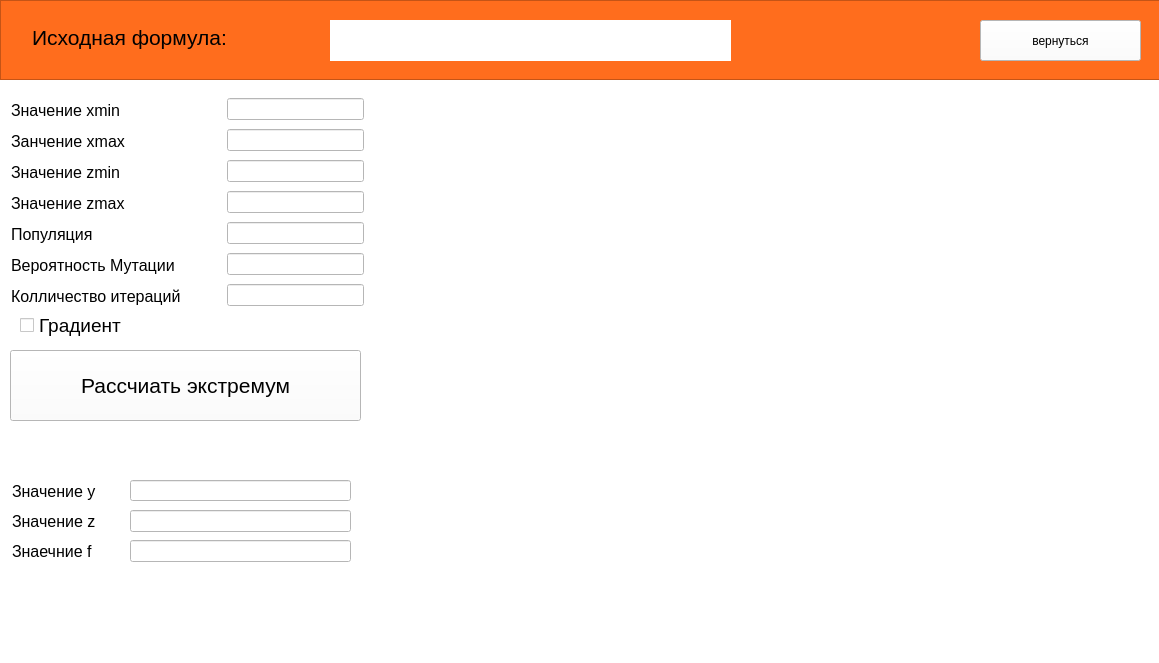
<?xml version="1.0" encoding="UTF-8"?>
<ui version="4.0">
 <class>form</class>
 <widget class="QMainWindow" name="form">
  <property name="enabled">
   <bool>true</bool>
  </property>
  <property name="geometry">
   <rect>
    <x>0</x>
    <y>0</y>
    <width>1159</width>
    <height>663</height>
   </rect>
  </property>
  <property name="sizePolicy">
   <sizepolicy hsizetype="Preferred" vsizetype="Preferred">
    <horstretch>100</horstretch>
    <verstretch>100</verstretch>
   </sizepolicy>
  </property>
  <property name="acceptDrops">
   <bool>true</bool>
  </property>
  <property name="windowTitle">
   <string>Набросок</string>
  </property>
  <property name="styleSheet">
   <string notr="true">background-color: rgb(255, 255, 255);</string>
  </property>
  <widget class="QWidget" name="centralwidget">
   <property name="sizePolicy">
    <sizepolicy hsizetype="Expanding" vsizetype="Expanding">
     <horstretch>100</horstretch>
     <verstretch>100</verstretch>
    </sizepolicy>
   </property>
   <widget class="QWidget" name="w2" native="true">
    <property name="geometry">
     <rect>
      <x>0</x>
      <y>90</y>
      <width>1161</width>
      <height>541</height>
     </rect>
    </property>
   </widget>
   <widget class="QLineEdit" name="lineEdit">
    <property name="geometry">
     <rect>
      <x>130</x>
      <y>480</y>
      <width>221</width>
      <height>21</height>
     </rect>
    </property>
    <property name="font">
     <font>
      <pointsize>12</pointsize>
     </font>
    </property>
    <property name="readOnly">
     <bool>true</bool>
    </property>
   </widget>
   <widget class="QLineEdit" name="lineEdit_2">
    <property name="geometry">
     <rect>
      <x>10</x>
      <y>480</y>
      <width>113</width>
      <height>22</height>
     </rect>
    </property>
    <property name="font">
     <font>
      <pointsize>12</pointsize>
      <weight>50</weight>
      <bold>false</bold>
     </font>
    </property>
    <property name="text">
     <string>Значение у</string>
    </property>
    <property name="frame">
     <bool>false</bool>
    </property>
    <property name="readOnly">
     <bool>true</bool>
    </property>
   </widget>
   <widget class="QLineEdit" name="lineEdit_4">
    <property name="geometry">
     <rect>
      <x>10</x>
      <y>510</y>
      <width>113</width>
      <height>22</height>
     </rect>
    </property>
    <property name="font">
     <font>
      <pointsize>12</pointsize>
     </font>
    </property>
    <property name="text">
     <string>Значение z</string>
    </property>
    <property name="frame">
     <bool>false</bool>
    </property>
    <property name="readOnly">
     <bool>true</bool>
    </property>
   </widget>
   <widget class="QLineEdit" name="lineEdit_5">
    <property name="geometry">
     <rect>
      <x>130</x>
      <y>510</y>
      <width>221</width>
      <height>22</height>
     </rect>
    </property>
    <property name="font">
     <font>
      <pointsize>12</pointsize>
     </font>
    </property>
    <property name="readOnly">
     <bool>true</bool>
    </property>
   </widget>
   <widget class="QLineEdit" name="lineEdit_6">
    <property name="geometry">
     <rect>
      <x>10</x>
      <y>540</y>
      <width>113</width>
      <height>22</height>
     </rect>
    </property>
    <property name="font">
     <font>
      <pointsize>12</pointsize>
     </font>
    </property>
    <property name="text">
     <string>Знаечние f</string>
    </property>
    <property name="frame">
     <bool>false</bool>
    </property>
    <property name="readOnly">
     <bool>true</bool>
    </property>
   </widget>
   <widget class="QLineEdit" name="lineEdit_7">
    <property name="geometry">
     <rect>
      <x>130</x>
      <y>540</y>
      <width>221</width>
      <height>22</height>
     </rect>
    </property>
    <property name="font">
     <font>
      <pointsize>12</pointsize>
     </font>
    </property>
    <property name="readOnly">
     <bool>true</bool>
    </property>
   </widget>
   <widget class="QLabel" name="label_7">
    <property name="geometry">
     <rect>
      <x>11</x>
      <y>284</y>
      <width>209</width>
      <height>24</height>
     </rect>
    </property>
    <property name="font">
     <font>
      <pointsize>12</pointsize>
     </font>
    </property>
    <property name="text">
     <string>Колличество итераций</string>
    </property>
   </widget>
   <widget class="QLineEdit" name="l7">
    <property name="geometry">
     <rect>
      <x>227</x>
      <y>284</y>
      <width>137</width>
      <height>22</height>
     </rect>
    </property>
   </widget>
   <widget class="QLabel" name="label">
    <property name="geometry">
     <rect>
      <x>11</x>
      <y>98</y>
      <width>137</width>
      <height>24</height>
     </rect>
    </property>
    <property name="font">
     <font>
      <pointsize>12</pointsize>
     </font>
    </property>
    <property name="text">
     <string>Значение хmin</string>
    </property>
   </widget>
   <widget class="QLineEdit" name="l1">
    <property name="geometry">
     <rect>
      <x>227</x>
      <y>98</y>
      <width>137</width>
      <height>22</height>
     </rect>
    </property>
   </widget>
   <widget class="QLabel" name="label_3">
    <property name="geometry">
     <rect>
      <x>11</x>
      <y>222</y>
      <width>101</width>
      <height>24</height>
     </rect>
    </property>
    <property name="font">
     <font>
      <pointsize>12</pointsize>
     </font>
    </property>
    <property name="text">
     <string>Популяция</string>
    </property>
   </widget>
   <widget class="QLabel" name="label_4">
    <property name="geometry">
     <rect>
      <x>11</x>
      <y>253</y>
      <width>199</width>
      <height>24</height>
     </rect>
    </property>
    <property name="font">
     <font>
      <pointsize>12</pointsize>
     </font>
    </property>
    <property name="text">
     <string>Вероятность Мутации</string>
    </property>
   </widget>
   <widget class="QLabel" name="label_5">
    <property name="geometry">
     <rect>
      <x>11</x>
      <y>129</y>
      <width>142</width>
      <height>24</height>
     </rect>
    </property>
    <property name="font">
     <font>
      <pointsize>12</pointsize>
     </font>
    </property>
    <property name="text">
     <string>Занчение xmax</string>
    </property>
   </widget>
   <widget class="QLabel" name="label_2">
    <property name="geometry">
     <rect>
      <x>11</x>
      <y>160</y>
      <width>136</width>
      <height>24</height>
     </rect>
    </property>
    <property name="font">
     <font>
      <pointsize>12</pointsize>
     </font>
    </property>
    <property name="text">
     <string>Значение zmin</string>
    </property>
   </widget>
   <widget class="QLineEdit" name="l2">
    <property name="geometry">
     <rect>
      <x>227</x>
      <y>129</y>
      <width>137</width>
      <height>22</height>
     </rect>
    </property>
   </widget>
   <widget class="QLabel" name="label_6">
    <property name="geometry">
     <rect>
      <x>11</x>
      <y>191</y>
      <width>141</width>
      <height>24</height>
     </rect>
    </property>
    <property name="font">
     <font>
      <pointsize>12</pointsize>
     </font>
    </property>
    <property name="text">
     <string>Значение zmax</string>
    </property>
   </widget>
   <widget class="QLineEdit" name="l3">
    <property name="geometry">
     <rect>
      <x>227</x>
      <y>160</y>
      <width>137</width>
      <height>22</height>
     </rect>
    </property>
   </widget>
   <widget class="QLineEdit" name="l4">
    <property name="geometry">
     <rect>
      <x>227</x>
      <y>191</y>
      <width>137</width>
      <height>22</height>
     </rect>
    </property>
   </widget>
   <widget class="QLineEdit" name="l5">
    <property name="geometry">
     <rect>
      <x>227</x>
      <y>222</y>
      <width>137</width>
      <height>22</height>
     </rect>
    </property>
   </widget>
   <widget class="QLineEdit" name="l6">
    <property name="geometry">
     <rect>
      <x>227</x>
      <y>253</y>
      <width>137</width>
      <height>22</height>
     </rect>
    </property>
   </widget>
   <widget class="QPushButton" name="calcul">
    <property name="geometry">
     <rect>
      <x>10</x>
      <y>350</y>
      <width>351</width>
      <height>71</height>
     </rect>
    </property>
    <property name="font">
     <font>
      <pointsize>16</pointsize>
     </font>
    </property>
    <property name="text">
     <string>Рассчиать экстремум</string>
    </property>
   </widget>
   <widget class="QCheckBox" name="cb_graph">
    <property name="geometry">
     <rect>
      <x>20</x>
      <y>310</y>
      <width>191</width>
      <height>31</height>
     </rect>
    </property>
    <property name="font">
     <font>
      <pointsize>14</pointsize>
     </font>
    </property>
    <property name="text">
     <string>Градиент</string>
    </property>
   </widget>
   <widget class="QFrame" name="frame">
    <property name="geometry">
     <rect>
      <x>0</x>
      <y>0</y>
      <width>1171</width>
      <height>80</height>
     </rect>
    </property>
    <property name="styleSheet">
     <string notr="true">background-color: rgb(255, 109, 29);</string>
    </property>
    <property name="frameShape">
     <enum>QFrame::StyledPanel</enum>
    </property>
    <property name="frameShadow">
     <enum>QFrame::Raised</enum>
    </property>
    <widget class="QLineEdit" name="f_line">
     <property name="geometry">
      <rect>
       <x>30</x>
       <y>20</y>
       <width>271</width>
       <height>35</height>
      </rect>
     </property>
     <property name="sizePolicy">
      <sizepolicy hsizetype="Preferred" vsizetype="Preferred">
       <horstretch>0</horstretch>
       <verstretch>0</verstretch>
      </sizepolicy>
     </property>
     <property name="font">
      <font>
       <pointsize>16</pointsize>
      </font>
     </property>
     <property name="text">
      <string>Исходная формула:</string>
     </property>
     <property name="frame">
      <bool>false</bool>
     </property>
     <property name="readOnly">
      <bool>true</bool>
     </property>
    </widget>
    <widget class="QLabel" name="formula">
     <property name="geometry">
      <rect>
       <x>330</x>
       <y>20</y>
       <width>401</width>
       <height>41</height>
      </rect>
     </property>
     <property name="font">
      <font>
       <pointsize>16</pointsize>
      </font>
     </property>
     <property name="styleSheet">
      <string notr="true">background-color: rgb(255, 255, 255);</string>
     </property>
     <property name="text">
      <string/>
     </property>
    </widget>
    <widget class="QPushButton" name="back">
     <property name="geometry">
      <rect>
       <x>980</x>
       <y>20</y>
       <width>161</width>
       <height>41</height>
      </rect>
     </property>
     <property name="sizePolicy">
      <sizepolicy hsizetype="Preferred" vsizetype="Preferred">
       <horstretch>0</horstretch>
       <verstretch>0</verstretch>
      </sizepolicy>
     </property>
     <property name="styleSheet">
      <string notr="true">background-color: rgb(255, 255, 255);</string>
     </property>
     <property name="text">
      <string>вернуться</string>
     </property>
    </widget>
   </widget>
   <widget class="QWidget" name="w1" native="true">
    <property name="geometry">
     <rect>
      <x>0</x>
      <y>90</y>
      <width>1161</width>
      <height>541</height>
     </rect>
    </property>
   </widget>
   <zorder>w1</zorder>
   <zorder>w2</zorder>
   <zorder>lineEdit</zorder>
   <zorder>lineEdit_2</zorder>
   <zorder>lineEdit_4</zorder>
   <zorder>lineEdit_5</zorder>
   <zorder>lineEdit_6</zorder>
   <zorder>lineEdit_7</zorder>
   <zorder>label_7</zorder>
   <zorder>l7</zorder>
   <zorder>label</zorder>
   <zorder>l1</zorder>
   <zorder>label_3</zorder>
   <zorder>label_4</zorder>
   <zorder>label_5</zorder>
   <zorder>label_2</zorder>
   <zorder>l2</zorder>
   <zorder>label_6</zorder>
   <zorder>l3</zorder>
   <zorder>l4</zorder>
   <zorder>l5</zorder>
   <zorder>l6</zorder>
   <zorder>calcul</zorder>
   <zorder>cb_graph</zorder>
   <zorder>frame</zorder>
  </widget>
  <widget class="QMenuBar" name="menubar">
   <property name="geometry">
    <rect>
     <x>0</x>
     <y>0</y>
     <width>1159</width>
     <height>26</height>
    </rect>
   </property>
  </widget>
  <widget class="QStatusBar" name="statusbar"/>
  <action name="extr">
   <property name="text">
    <string>Экстремум</string>
   </property>
  </action>
  <action name="funk">
   <property name="text">
    <string>Функция</string>
   </property>
  </action>
  <action name="distr">
   <property name="text">
    <string>Распределения</string>
   </property>
  </action>
 </widget>
 <resources/>
 <connections/>
</ui>
